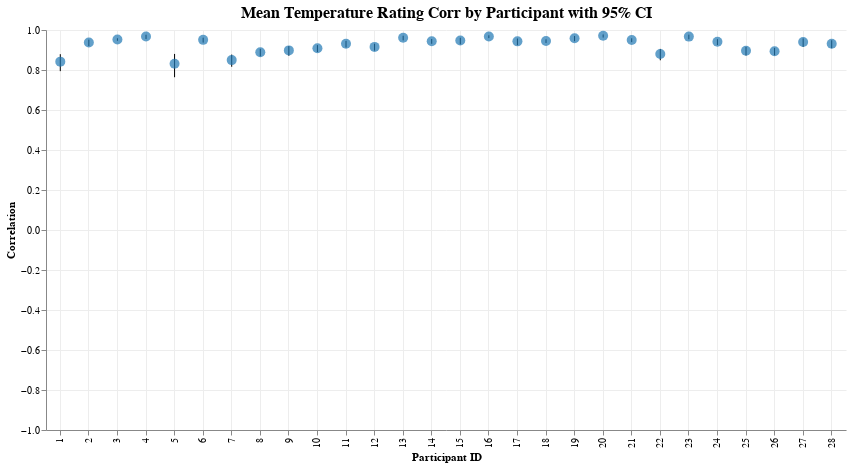

Here is the notebook cell this chart was saved with:
### Markdown cell above
## Temperature / Rating

### Code cell
col1, col2 = "temperature", "rating"

corr_by_trial = calculate_correlations_by_trial(df, col1, col2)
corr_by_participant = aggregate_correlations_fisher_z(
    corr_by_trial, f"{col1}_{col2}_corr", "participant_id", include_ci=True
)
plot_correlations_by_trial(corr_by_trial, f"{col1}_{col2}_corr")
plot_correlations_by_participant(corr_by_participant, f"{col1}_{col2}_corr")

### Figure 1 — Vega-Lite specification as saved in the notebook (floating-point values rounded to 4 significant figures)
{"config": {"view": {"continuousWidth": 300, "continuousHeight": 300, "strokeWidth": 0}, "axis": {"grid": true, "gridColor": "#ededed"}, "title": {"fontSize": 16, "anchor": "middle"}}, "layer": [{"mark": {"type": "rule"}, "encoding": {"x": {"axis": {"title": "Participant ID"}, "field": "participant_id", "type": "ordinal"}, "y": {"axis": {"title": "Correlation"}, "field": "participant_id_temperature_rating_corr_ci_lower", "scale": {"domain": [-1, 1]}, "type": "quantitative"}, "y2": {"field": "participant_id_temperature_rating_corr_ci_upper"}}}, {"mark": {"type": "circle", "color": "#1f77b4", "size": 100}, "encoding": {"tooltip": [{"field": "participant_id", "title": "Participant", "type": "nominal"}, {"field": "participant_id_temperature_rating_corr_mean", "format": ".3f", "title": "Mean Correlation", "type": "quantitative"}, {"field": "participant_id_temperature_rating_corr_ci_lower", "format": ".3f", "title": "CI Lower", "type": "quantitative"}, {"field": "participant_id_temperature_rating_corr_ci_upper", "format": ".3f", "title": "CI Upper", "type": "quantitative"}], "x": {"axis": {"title": "Participant ID"}, "field": "participant_id", "type": "ordinal"}, "y": {"field": "participant_id_temperature_rating_corr_mean", "type": "quantitative"}}}], "data": {"name": "data-2b520ba6e7b1736709283a1a42ef760e"}, "height": 400, "title": "Mean Temperature Rating Corr by Participant with 95% CI", "width": 800, "$schema": "https://vega.github.io/schema/vega-lite/v5.20.1.json", "datasets": {"data-2b520ba6e7b1736709283a1a42ef760e": [{"participant_id": 1, "participant_id_temperature_rating_corr_mean": 0.8418, "participant_id_temperature_rating_corr_ci_lower": 0.7942, "participant_id_temperature_rating_corr_ci_upper": 0.8791}, {"participant_id": 2, "participant_id_temperature_rating_corr_mean": 0.9376, "participant_id_temperature_rating_corr_ci_lower": 0.9194, "participant_id_temperature_rating_corr_ci_upper": 0.9518}, {"participant_id": 3, "participant_id_temperature_rating_corr_mean": 0.9528, "participant_id_temperature_rating_corr_ci_lower": 0.946, "participant_id_temperature_rating_corr_ci_upper": 0.9588}, {"participant_id": 4, "participant_id_temperature_rating_corr_mean": 0.9672, "participant_id_temperature_rating_corr_ci_lower": 0.955, "participant_id_temperature_rating_corr_ci_upper": 0.9761}, {"participant_id": 5, "participant_id_temperature_rating_corr_mean": 0.831, "participant_id_temperature_rating_corr_ci_lower": 0.7639, "participant_id_temperature_rating_corr_ci_upper": 0.8804}, {"participant_id": 6, "participant_id_temperature_rating_corr_mean": 0.9508, "participant_id_temperature_rating_corr_ci_lower": 0.9371, "participant_id_temperature_rating_corr_ci_upper": 0.9615}, {"participant_id": 7, "participant_id_temperature_rating_corr_mean": 0.8495, "participant_id_temperature_rating_corr_ci_lower": 0.8162, "participant_id_temperature_rating_corr_ci_upper": 0.8772}, {"participant_id": 8, "participant_id_temperature_rating_corr_mean": 0.8886, "participant_id_temperature_rating_corr_ci_lower": 0.8684, "participant_id_temperature_rating_corr_ci_upper": 0.9058}, {"participant_id": 9, "participant_id_temperature_rating_corr_mean": 0.898, "participant_id_temperature_rating_corr_ci_lower": 0.8714, "participant_id_temperature_rating_corr_ci_upper": 0.9194}, {"participant_id": 10, "participant_id_temperature_rating_corr_mean": 0.9086, "participant_id_temperature_rating_corr_ci_lower": 0.8897, "participant_id_temperature_rating_corr_ci_upper": 0.9244}, {"participant_id": 11, "participant_id_temperature_rating_corr_mean": 0.931, "participant_id_temperature_rating_corr_ci_lower": 0.9126, "participant_id_temperature_rating_corr_ci_upper": 0.9456}, {"participant_id": 12, "participant_id_temperature_rating_corr_mean": 0.9156, "participant_id_temperature_rating_corr_ci_lower": 0.8966, "participant_id_temperature_rating_corr_ci_upper": 0.9313}, {"participant_id": 13, "participant_id_temperature_rating_corr_mean": 0.9615, "participant_id_temperature_rating_corr_ci_lower": 0.9482, "participant_id_temperature_rating_corr_ci_upper": 0.9714}, {"participant_id": 14, "participant_id_temperature_rating_corr_mean": 0.9442, "participant_id_temperature_rating_corr_ci_lower": 0.931, "participant_id_temperature_rating_corr_ci_upper": 0.9549}, {"participant_id": 15, "participant_id_temperature_rating_corr_mean": 0.9472, "participant_id_temperature_rating_corr_ci_lower": 0.9282, "participant_id_temperature_rating_corr_ci_upper": 0.9612}, {"participant_id": 16, "participant_id_temperature_rating_corr_mean": 0.9673, "participant_id_temperature_rating_corr_ci_lower": 0.9596, "participant_id_temperature_rating_corr_ci_upper": 0.9735}, {"participant_id": 17, "participant_id_temperature_rating_corr_mean": 0.9431, "participant_id_temperature_rating_corr_ci_lower": 0.9242, "participant_id_temperature_rating_corr_ci_upper": 0.9575}, {"participant_id": 18, "participant_id_temperature_rating_corr_mean": 0.9451, "participant_id_temperature_rating_corr_ci_lower": 0.9353, "participant_id_temperature_rating_corr_ci_upper": 0.9534}, {"participant_id": 19, "participant_id_temperature_rating_corr_mean": 0.9589, "participant_id_temperature_rating_corr_ci_lower": 0.944, "participant_id_temperature_rating_corr_ci_upper": 0.9699}, {"participant_id": 20, "participant_id_temperature_rating_corr_mean": 0.9709, "participant_id_temperature_rating_corr_ci_lower": 0.9622, "participant_id_temperature_rating_corr_ci_upper": 0.9776}, {"participant_id": 21, "participant_id_temperature_rating_corr_mean": 0.9498, "participant_id_temperature_rating_corr_ci_lower": 0.9393, "participant_id_temperature_rating_corr_ci_upper": 0.9585}, {"participant_id": 22, "participant_id_temperature_rating_corr_mean": 0.8802, "participant_id_temperature_rating_corr_ci_lower": 0.8486, "participant_id_temperature_rating_corr_ci_upper": 0.9055}, {"participant_id": 23, "participant_id_temperature_rating_corr_mean": 0.967, "participant_id_temperature_rating_corr_ci_lower": 0.9536, "participant_id_temperature_rating_corr_ci_upper": 0.9767}, {"participant_id": 24, "participant_id_temperature_rating_corr_mean": 0.9412, "participant_id_temperature_rating_corr_ci_lower": 0.9248, "participant_id_temperature_rating_corr_ci_upper": 0.954}, {"participant_id": 25, "participant_id_temperature_rating_corr_mean": 0.8962, "participant_id_temperature_rating_corr_ci_lower": 0.8724, "participant_id_temperature_rating_corr_ci_upper": 0.9157}, {"participant_id": 26, "participant_id_temperature_rating_corr_mean": 0.8935, "participant_id_temperature_rating_corr_ci_lower": 0.8733, "participant_id_temperature_rating_corr_ci_upper": 0.9105}, {"participant_id": 27, "participant_id_temperature_rating_corr_mean": 0.9402, "participant_id_temperature_rating_corr_ci_lower": 0.9156, "participant_id_temperature_rating_corr_ci_upper": 0.9578}, {"participant_id": 28, "participant_id_temperature_rating_corr_mean": 0.9316, "participant_id_temperature_rating_corr_ci_lower": 0.909, "participant_id_temperature_rating_corr_ci_upper": 0.9487}]}}
